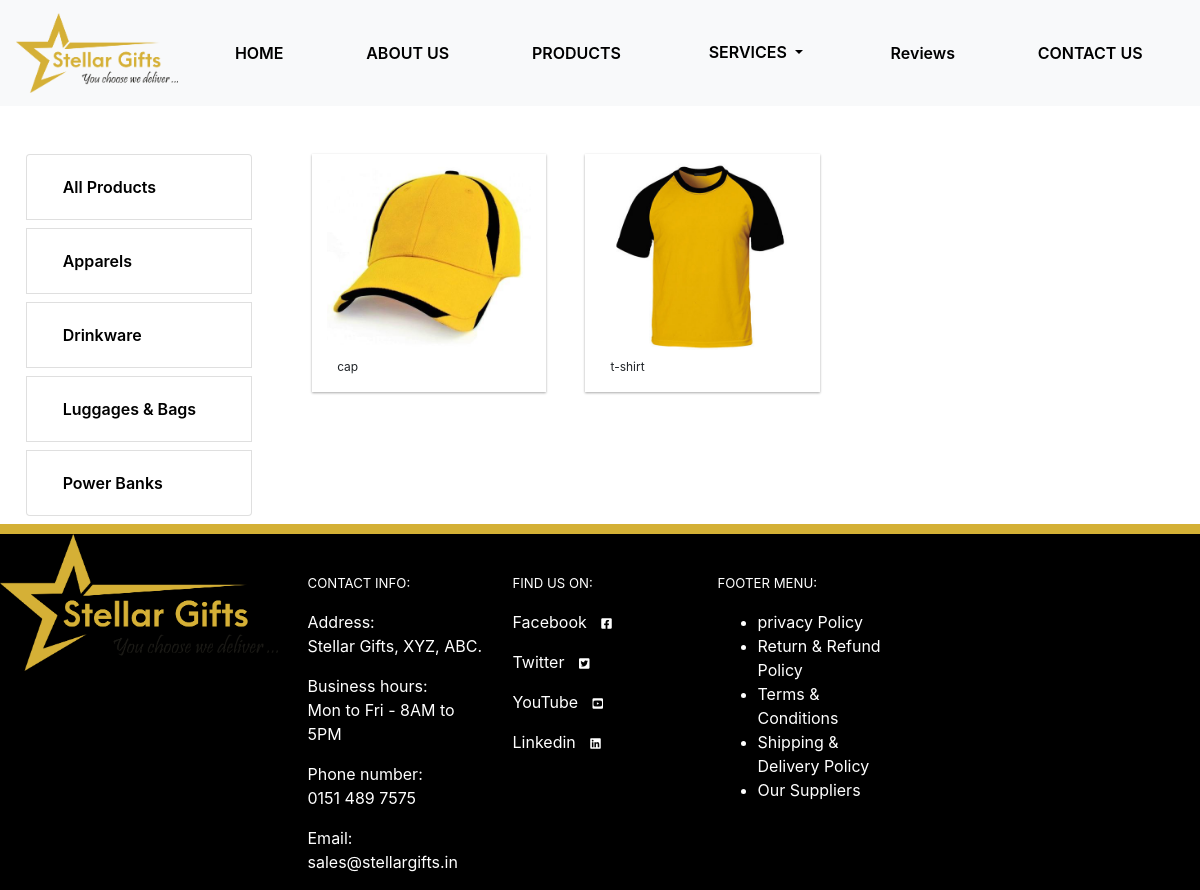
The page /projects/ on the database as committed earlier.
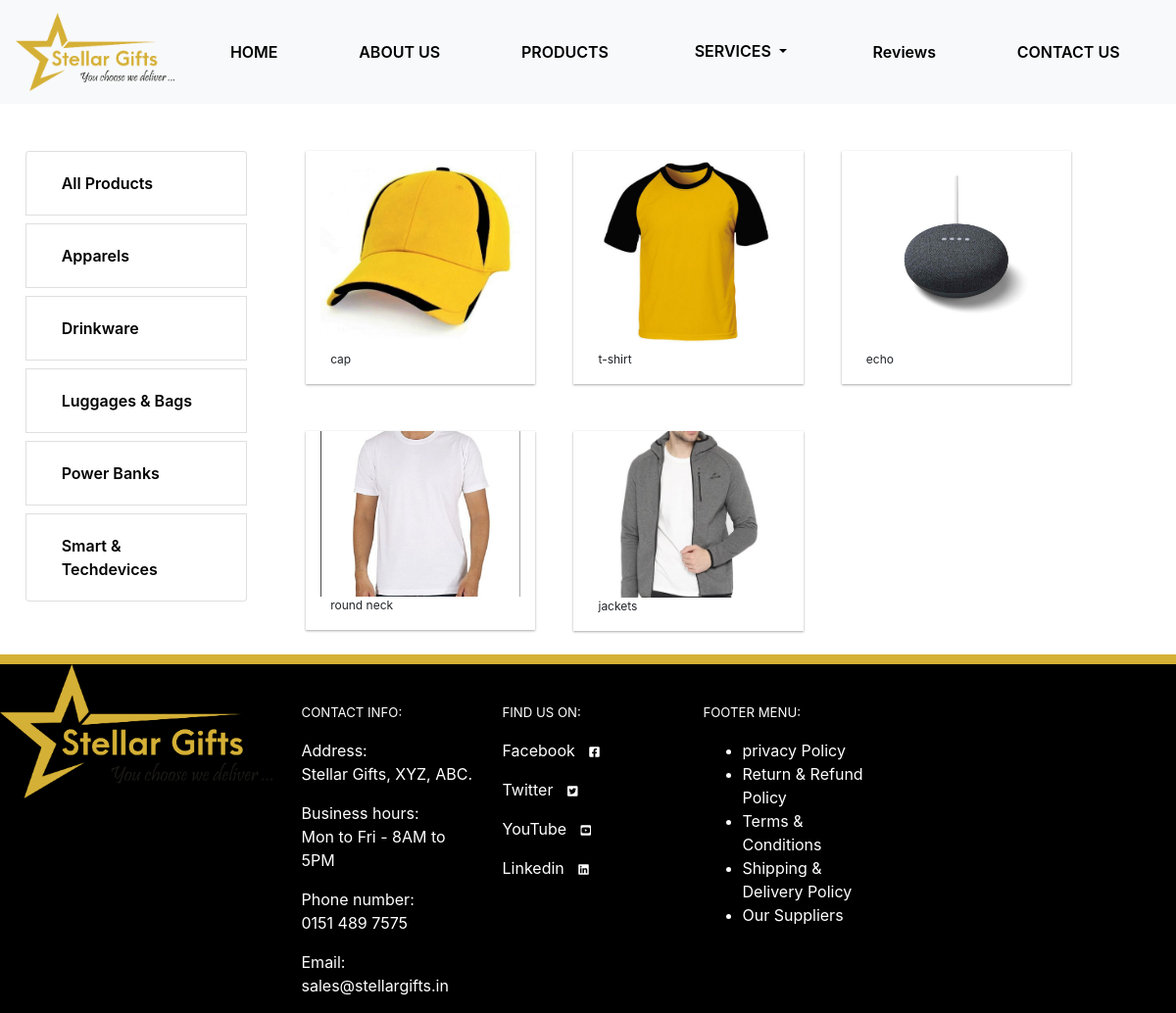
The same page on the database as committed later.
### projects/models.py (models this page shows, shortened)
class Category(models.Model):
    name = models.CharField(max_length=100, blank=False, null=False)

class Product(models.Model):
    product_name = models.CharField(max_length=200, blank=False, null=False)
    image = models.ImageField(default="400-200.png", null=False, blank=True)
    product_category = models.ForeignKey('Product_category', null=False, blank=False, on_delete=models.CASCADE)
    product_description = models.TextField(blank=False, null=False)
    product_technical_specs = models.TextField(blank=False, null=False)
    price = models.IntegerField(blank=False, null=False)
    product_tag = models.CharField(max_length=50, blank=False, null=False)
    category = models.ForeignKey('Category', null=False, blank=False, default=1, on_delete=models.CASCADE)

### projects/views.py (the view)
# urls.py: path('projects/', views.projects, name='projects'),
def projects(request):
    products = Product.objects.all()
    categorys = Category.objects.all()
    context = {'products':products, 'categorys':categorys}
    return render(request, 'projects/projects.html', context)

### projects/templates/projects/projects.html
{% extends 'main.html' %}
{% block content %}
    <div class="row">
        <div class="col-3 mt-5">
            <div class="row d-flex justify-content-center">
                <div class="col-10">
                    <ul class="list-group">
                        <li class="list-group-item mb-2">
                            <a class="nav-link active fullwidth"
                          href="{% url 'projects' %}">
                          All Products
                          </a>
                        </li>
                    {% for category in categorys %}
                        <li class="list-group-item mb-2">
                            <a class="nav-link active fullwidth"
                          href="{% url 'category' category.id %}">
                          {{ category.name }}
                          </a>
                        </li>
                        {% endfor %}
                    </ul>
                </div>
            </div>
        </div>
        <div class="col-8 mt-4">
            <div class="row">
                {% for product in products %}
                <div class="col-4">
                    <div class="row">
                        <div class="col-12 col-md-12 col-lg-12 p-4 wow fadeInUp">
                            <div class="row d-flex justify-content-center">
                                <div class="col-11 product-grid">
                                    <div class="row">
                                        <div class="col-12 d-flex justify-content-center">
                                        <a href="{% url 'product_details' product.id %}">
                                            <img src="{{ product.image.url }}" alt="" class="img-fluid">
                                            </a>
                                        </div>
                                    </div>
                                    <div class="row">
                                        <div class="col-12">
                                            <p class="product-title">
                                                {{product.product_name}}
                                            </p>
                                        </div>
                                    </div>
                                </div>
                            </div>
                        </div>
                    </div>
                </div>
                {% endfor %}
        </div>
    </div>
    </div>
{% endblock content %}

### templates/main.html (shortened to what this page needs)
{% load static %}
<!DOCTYPE html>
<html lang="en">
<head>
    <link rel="stylesheet" href="{% static './css/style.css' %}">
    <link rel="stylesheet" href="{% static './css/bootstrap.min.css' %}">
    <link rel="stylesheet" href="{% static './css/animate.css' %}">
    <link rel="stylesheet" href="https://cdnjs.cloudflare.com/ajax/libs/font-awesome/5.15.4/css/all.min.css" />
    <link rel="stylesheet" href="https://cdnjs.cloudflare.com/ajax/libs/font-awesome/5.15.4/css/fontawesome.min.css" />
</head>
<body>
    {% include 'navbar.html' %}
    {% block content %}
    {% endblock content %}
    {% include 'footer.html' %}
</body>
</html>

### templates/navbar.html (shortened to what this page needs)
{% load static %}
<nav class="navbar navbar-expand-lg navbar-light bg-light">
    <a class="navbar-brand" href="{% url 'home' %}">
      <img src="{% static './img/logo.jpg' %}" alt="" class="img-fluid logo-img">
    </a>
    <div class="collapse navbar-collapse" id="navbarNav">
      <ul class="navbar-nav nav-fill w-100">
        <li class="nav-item active">
          <a class="nav-link" href="{% url 'home' %}">HOME <span class="sr-only">(current)</span></a>
        </li>
        <li class="nav-item">
          <a class="nav-link" href="{% url 'about' %}">ABOUT US</a>
        </li>
        <li class="nav-item">
          <a class="nav-link" href="{% url 'projects' %}">PRODUCTS</a>
        </li>
        <li class="nav-item">
          <div class="dropdown">
            <span class="btn dropdown-toggle drop-btn" type="button" id="dropdowntwo" data-toggle="dropdown" aria-haspopup="true" aria-expanded="false">
              SERVICES
            </span>
          </div>
        </li>
        <li class="nav-item">
          <a class="nav-link" href="#">Reviews</a>
        </li>
        <li class="nav-item">
          <a class="nav-link" href="{% url 'contact' %}">CONTACT US</a>
        </li>
      </ul>
    </div>
  </nav>

### templates/footer.html
{% load static %}
<div class="foot-sect">
    <div class="row">
      <div class="col-12 col-md-3 col-lg-3">
        <img src="{% static './img/logo.jpg' %}" alt="" class="img-fluid">
      </div>
      <div class="col-12 col-md-2 col-lg-2 foot-grid-text">
        <p class="contact-text">CONTACT INFO:</p>
        <p>Address: <br>Stellar Gifts, XYZ, ABC. </p>
        <p>Business hours: <br>Mon to Fri - 8AM to 5PM </p>
        <p>Phone number: <br> 0151 489 7575</p>
        <p>Email: <br> sales@stellargifts.in</p>
      </div>
      <div class="col-12 col-md-2 col-lg-2 foot-grid-text">
        <p class="contact-text"> FIND US ON:</p>
        <p>Facebook <i class="fab fa-facebook-square"></i></p>
        <p>Twitter <i class="fab fa-twitter-square"></i></p>
        <p>YouTube <i class="fab fa-youtube-square"></i></p>
        <p>Linkedin <i class="fab fa-linkedin"></i></p>
      </div>
      <div class="col-12 col-md-2 col-lg-2 foot-grid-text">
        <p class="contact-text">FOOTER MENU:</p>
        <ul class="res-text-center">
          <li>privacy Policy</li>
          <li>Return & Refund Policy</li>
          <li>Terms & Conditions</li>
          <li>Shipping & Delivery Policy</li>
          <li>Our Suppliers</li>
        </ul>
      </div>
    </div>
  </div>

### static/css/style.css (style rules this page uses)
body { font-family: 'Open Sans', sans-serif; font-family: 'Roboto', sans-serif; }
.logo-img { max-height: 80px; }
.nav-item { margin-left: 10px; margin-right: 10px; }
.nav-link { color: #000 !important; font-weight: 600; }
.foot-sect { border-top: 10px solid #d4b035; background-color: #000000; color: #fff; }
.contact-text { margin-top: 40px; font-size: 1.1vw; }
.product-grid { height: auto; box-shadow: 0 1px 3px rgba(0,0,0,0.12), 0 1px 2px rgba(0,0,0,0.24); }
.product-title { font-size: 1vw; padding-left: 10px; padding-right: 10px; }
.pagination-success .page-item.active .page-link, a { background: #d88e14; border-color: #000 }
.pagination.pagination-rounded-flat .page-item .page-link, a { border: none; border-radius: 50px }
.pagination-success .page-item.active .page-link, a { color: #fff !important; }
.fullwidth { width: 100% !important; }
.fab { font-size: 1vw; margin-left: 10px; }
.drop-btn { color: #000; font-weight: 600 !important; }

Rows that differ between the two databases and show on the page:
added Category: name "Smart & Techdevices"
added Product: image (picture), product_name "echo"
added Product: image (picture), product_name "round neck"
added Product: image (picture), product_name "jackets"
